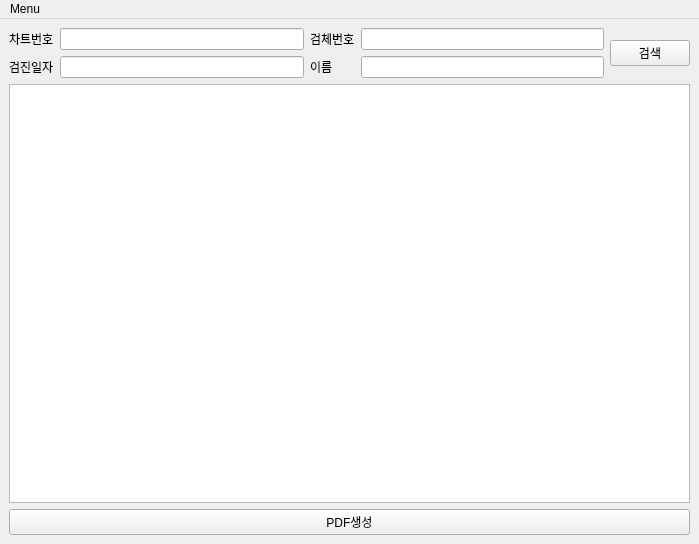
<?xml version="1.0" encoding="UTF-8"?>
<ui version="4.0">
 <class>Main</class>
 <widget class="QMainWindow" name="Main">
  <property name="geometry">
   <rect>
    <x>0</x>
    <y>0</y>
    <width>699</width>
    <height>544</height>
   </rect>
  </property>
  <property name="windowTitle">
   <string>Ok AI Check</string>
  </property>
  <widget class="QWidget" name="centralwidget">
   <layout class="QGridLayout" name="gridLayout_3">
    <property name="sizeConstraint">
     <enum>QLayout::SetNoConstraint</enum>
    </property>
    <item row="0" column="0">
     <layout class="QGridLayout" name="gridLayout">
      <item row="1" column="1">
       <layout class="QHBoxLayout" name="horizontalLayout">
        <property name="sizeConstraint">
         <enum>QLayout::SetDefaultConstraint</enum>
        </property>
        <item>
         <layout class="QGridLayout" name="gridLayout_2">
          <item row="0" column="2">
           <widget class="QLabel" name="label">
            <property name="sizePolicy">
             <sizepolicy hsizetype="Preferred" vsizetype="Fixed">
              <horstretch>0</horstretch>
              <verstretch>0</verstretch>
             </sizepolicy>
            </property>
            <property name="text">
             <string>검체번호</string>
            </property>
           </widget>
          </item>
          <item row="1" column="0">
           <widget class="QLabel" name="label_3">
            <property name="sizePolicy">
             <sizepolicy hsizetype="Preferred" vsizetype="Fixed">
              <horstretch>0</horstretch>
              <verstretch>0</verstretch>
             </sizepolicy>
            </property>
            <property name="text">
             <string>검진일자</string>
            </property>
           </widget>
          </item>
          <item row="0" column="0">
           <widget class="QLabel" name="label_2">
            <property name="sizePolicy">
             <sizepolicy hsizetype="Preferred" vsizetype="Fixed">
              <horstretch>0</horstretch>
              <verstretch>0</verstretch>
             </sizepolicy>
            </property>
            <property name="text">
             <string>차트번호</string>
            </property>
           </widget>
          </item>
          <item row="1" column="2">
           <widget class="QLabel" name="label_4">
            <property name="sizePolicy">
             <sizepolicy hsizetype="Preferred" vsizetype="Fixed">
              <horstretch>0</horstretch>
              <verstretch>0</verstretch>
             </sizepolicy>
            </property>
            <property name="text">
             <string>이름</string>
            </property>
           </widget>
          </item>
          <item row="0" column="1">
           <widget class="QLineEdit" name="line_chtNo"/>
          </item>
          <item row="0" column="3">
           <widget class="QLineEdit" name="line_bunNo"/>
          </item>
          <item row="1" column="1">
           <widget class="QLineEdit" name="line_InspcDate"/>
          </item>
          <item row="1" column="3">
           <widget class="QLineEdit" name="line_name"/>
          </item>
         </layout>
        </item>
        <item>
         <widget class="QPushButton" name="btn_search">
          <property name="text">
           <string>검색</string>
          </property>
         </widget>
        </item>
       </layout>
      </item>
      <item row="5" column="1">
       <widget class="QPushButton" name="btn_generatePDF">
        <property name="text">
         <string>PDF생성</string>
        </property>
       </widget>
      </item>
      <item row="4" column="1">
       <widget class="QTableWidget" name="tableWidget"/>
      </item>
     </layout>
    </item>
   </layout>
  </widget>
  <widget class="QMenuBar" name="menubar">
   <property name="geometry">
    <rect>
     <x>0</x>
     <y>0</y>
     <width>699</width>
     <height>20</height>
    </rect>
   </property>
   <widget class="QMenu" name="menuMenu">
    <property name="title">
     <string>Menu</string>
    </property>
    <addaction name="actionGenerate_PDF"/>
    <addaction name="actionModify_Index"/>
   </widget>
   <addaction name="menuMenu"/>
  </widget>
  <action name="actionGenerate_PDF">
   <property name="text">
    <string>Generating PDF</string>
   </property>
  </action>
  <action name="actionModify_Index">
   <property name="text">
    <string>Editing Index values</string>
   </property>
  </action>
 </widget>
 <resources/>
 <connections/>
</ui>
